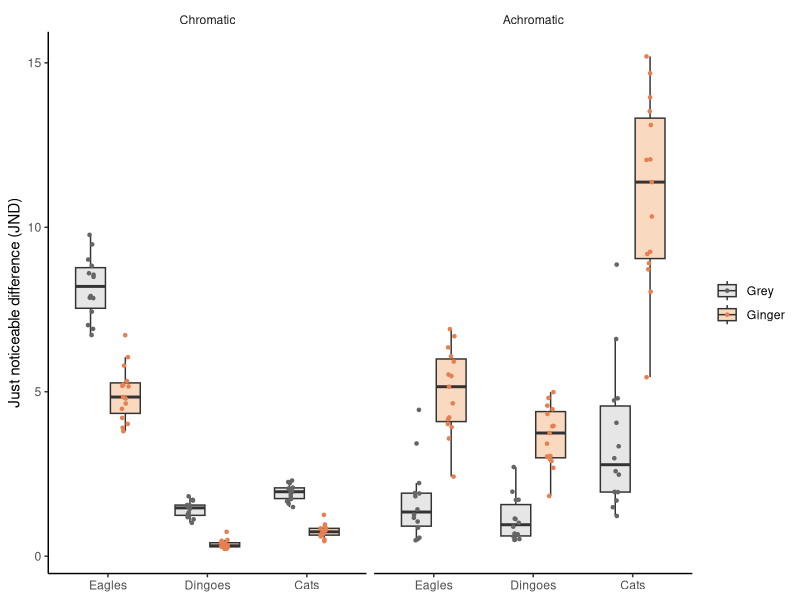

R code for this plot:
###############################################################################
## 07_visual_contrast.R
## Chromatic and achromatic contrast (JND) between taxidermied ginger and grey
## rabbits and desert substrates, as seen by eagles, dingoes and cats.
## Contrasts were calculated with the receptor noise-limited model in
## micaToolbox (ImageJ); this script summarises and plots them.
## Supports: Fig. 5b
## Input:  data/jnd_taxidermied_rabbits.csv (Supplementary Data 7)
## Output: results/07_visual_contrast/
## Run from the repository root: Rscript scripts/07_visual_contrast.R
###############################################################################

library(dplyr)
library(tidyr)
library(ggplot2)

out_dir <- "results/07_visual_contrast"
dir.create(out_dir, recursive = TRUE, showWarnings = FALSE)

contrasts <- read.csv("data/jnd_taxidermied_rabbits.csv", check.names = FALSE)

# One value per rabbit: mean contrast across the 25 substrate photographs
per_rabbit <- contrasts %>%
  rename(rabbit = `Rabbit image`, metric = `Visual metric`) %>%
  pivot_longer(starts_with("Contrast"), names_to = "viewer",
               values_to = "contrast") %>%
  mutate(
    viewer = factor(sub("Contrast \\((.*)\\)", "\\1", viewer),
                    levels = c("eagle", "dingo", "cat"),
                    labels = c("Eagles", "Dingoes", "Cats")),
    metric = factor(metric, levels = c("chromatic", "achromatic"),
                    labels = c("Chromatic", "Achromatic")),
    Colour = factor(Colour, levels = c("Grey", "Ginger"))
  ) %>%
  group_by(rabbit, Colour, metric, viewer) %>%
  summarise(contrast = mean(contrast), .groups = "drop")

summary_table <- per_rabbit %>%
  group_by(viewer, metric, Colour) %>%
  summarise(
    n      = n(),
    q1     = quantile(contrast, 0.25),
    median = median(contrast),
    q3     = quantile(contrast, 0.75),
    .groups = "drop"
  )
print(summary_table, n = Inf)
write.csv(summary_table, file.path(out_dir, "visual_contrast_summary.csv"),
          row.names = FALSE)

set.seed(1)
plot <- ggplot(per_rabbit, aes(x = viewer, y = contrast, fill = Colour)) +
  geom_boxplot(outlier.shape = NA, width = 0.6,
               position = position_dodge(width = 0.7)) +
  geom_point(aes(colour = Colour), size = 0.9,
             position = position_jitterdodge(jitter.width = 0.15,
                                             dodge.width = 0.7)) +
  facet_wrap(~ metric) +
  scale_fill_manual(values = c(Grey = "#E6E6E6", Ginger = "#F9D9BF")) +
  scale_colour_manual(values = c(Grey = "#656565", Ginger = "#E67F52")) +
  labs(x = NULL, y = "Just noticeable difference (JND)",
       fill = NULL, colour = NULL) +
  theme_classic(base_size = 11) +
  theme(strip.background = element_blank())

ggsave(file.path(out_dir, "visual_contrast.pdf"), plot, width = 7, height = 3.5)
